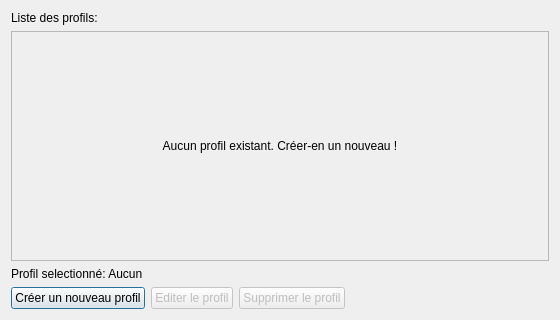
<?xml version="1.0" encoding="UTF-8"?>
<ui version="4.0">
 <class>Dialog</class>
 <widget class="QDialog" name="Dialog">
  <property name="windowModality">
   <enum>Qt::ApplicationModal</enum>
  </property>
  <property name="geometry">
   <rect>
    <x>0</x>
    <y>0</y>
    <width>560</width>
    <height>320</height>
   </rect>
  </property>
  <property name="windowTitle">
   <string>Dialog</string>
  </property>
  <property name="windowIcon">
   <iconset>
    <normaloff>../../resources/icons/film-timeline.png</normaloff>../../resources/icons/film-timeline.png</iconset>
  </property>
  <property name="modal">
   <bool>true</bool>
  </property>
  <layout class="QGridLayout" name="gridLayout_2">
   <item row="3" column="0" rowspan="2">
    <layout class="QHBoxLayout" name="horizontalLayout">
     <item>
      <widget class="QPushButton" name="pushButton">
       <property name="enabled">
        <bool>true</bool>
       </property>
       <property name="text">
        <string>Créer un nouveau profil</string>
       </property>
       <property name="icon">
        <iconset>
         <normaloff>../../resources/icons/plus.png</normaloff>../../resources/icons/plus.png</iconset>
       </property>
      </widget>
     </item>
     <item>
      <widget class="QPushButton" name="pushButton_3">
       <property name="enabled">
        <bool>false</bool>
       </property>
       <property name="text">
        <string>Editer le profil</string>
       </property>
       <property name="icon">
        <iconset>
         <normaloff>../../resources/icons/pencil.png</normaloff>../../resources/icons/pencil.png</iconset>
       </property>
      </widget>
     </item>
     <item>
      <widget class="QPushButton" name="pushButton_2">
       <property name="enabled">
        <bool>false</bool>
       </property>
       <property name="text">
        <string>Supprimer le profil</string>
       </property>
       <property name="icon">
        <iconset>
         <normaloff>../../resources/icons/minus.png</normaloff>../../resources/icons/minus.png</iconset>
       </property>
      </widget>
     </item>
     <item>
      <spacer name="horizontalSpacer">
       <property name="orientation">
        <enum>Qt::Horizontal</enum>
       </property>
       <property name="sizeHint" stdset="0">
        <size>
         <width>40</width>
         <height>20</height>
        </size>
       </property>
      </spacer>
     </item>
    </layout>
   </item>
   <item row="1" column="0">
    <widget class="QScrollArea" name="scrollArea">
     <property name="widgetResizable">
      <bool>true</bool>
     </property>
     <widget class="QWidget" name="scrollAreaWidgetContents">
      <property name="geometry">
       <rect>
        <x>0</x>
        <y>0</y>
        <width>536</width>
        <height>216</height>
       </rect>
      </property>
      <layout class="QGridLayout" name="gridLayout_3">
       <item row="0" column="0" colspan="2">
        <layout class="QGridLayout" name="gridLayout">
         <item row="0" column="0">
          <widget class="QLabel" name="no_profile_found_label">
           <property name="text">
            <string>Aucun profil existant. Créer-en un nouveau !</string>
           </property>
           <property name="alignment">
            <set>Qt::AlignCenter</set>
           </property>
          </widget>
         </item>
        </layout>
       </item>
      </layout>
     </widget>
    </widget>
   </item>
   <item row="2" column="0">
    <widget class="QLabel" name="label">
     <property name="text">
      <string>Profil selectionné: Aucun</string>
     </property>
    </widget>
   </item>
   <item row="0" column="0">
    <widget class="QLabel" name="label_2">
     <property name="text">
      <string>Liste des profils:</string>
     </property>
    </widget>
   </item>
  </layout>
 </widget>
 <resources/>
 <connections/>
</ui>
